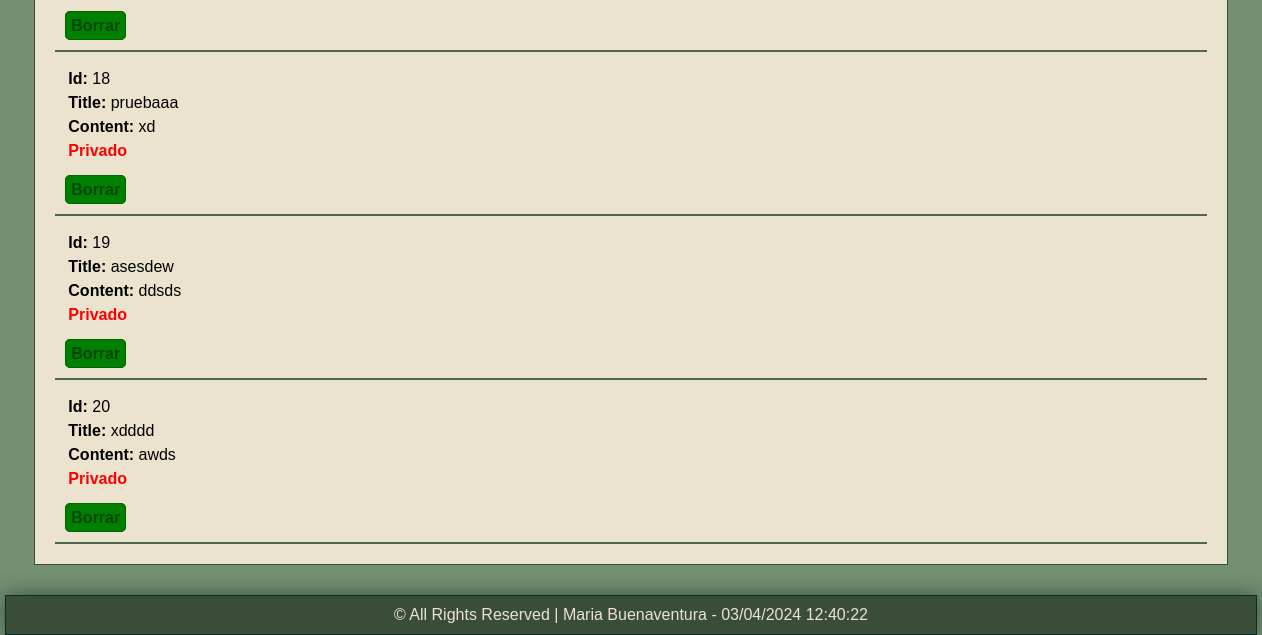
/mostrar_articulos/ (lower part), run on an earlier commit of the app's database.
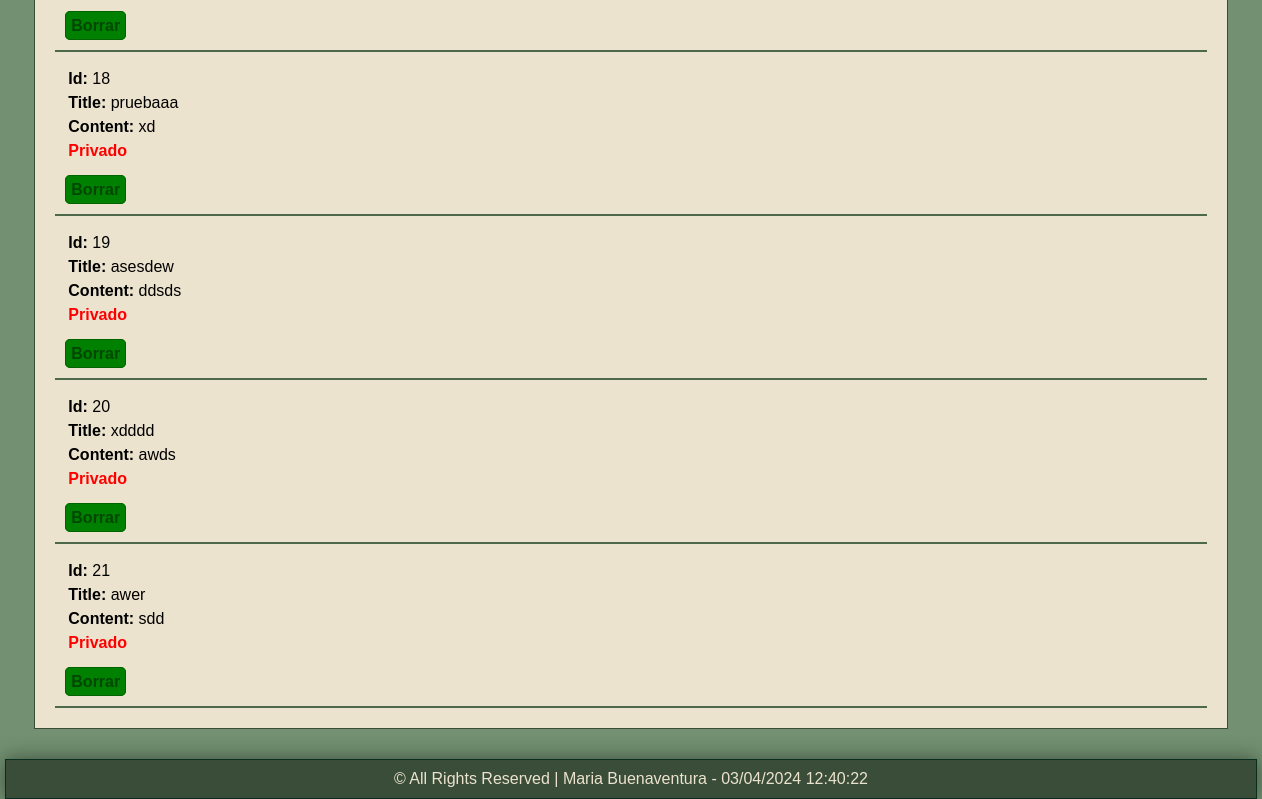
And on a later commit of the database.
### actividad1/models.py (models this page shows, shortened)
class Article(models.Model):
    title = models.CharField(max_length=100)
    content = models.TextField()
    public = models.BooleanField()
    create_date = models.DateTimeField(auto_now_add=True) #Para obtener la fecha de creacion
    update_date = models.DateTimeField(auto_now = True) #Para obtener la fecha de actualización
    class Meta:
        verbose_name = "Article"
        verbose_name_plural = "Articles"
        ordering = ['id']

### actividad1/views.py (the view)
# urls.py: path('mostrar_articulos/', actividad1.views.mostrar_articulos, name="mostrarArticulos"),
def mostrar_articulos(request):
    articulos = Article.objects.raw("SELECT * FROM actividad1_article")
    return render(request, 'articulos.html', {
        'articulos':articulos,
    })

### pages/context_processors.py (called while the page is built)
def get_pages(request):
    pages = Pages.objects.values_list('id', 'title', 'slug')
    return {
        'pages' : pages
    }

### actividad1/templates/articulos.html (shortened to what this page needs)
{%extends 'layout.html'%}
{%load static%}
{% block content %}
    <br>
    <br>
    <div class="articulos">
        <ul>
            {% for article in articulos%}
            <li>
                <p><strong>Id:</strong> {{article.id}} </p>
                <p><strong>Title:</strong> {{article.title}} </p>
                <p><strong>Content:</strong> {{article.content}} </p>
                {% if articulos.public %}
                    <p style="color: green;"><strong>Publicado</strong></p>
                {% else %}
                    <p style="color: red;"><strong>Privado</strong></p>
                {% endif %}
                <br>
                <a href={% url "eliminarArticulo" article.id%}>Borrar</a>
            </li>
            <hr>
            {% endfor %}
        </ul>
    </div>
{% endblock %}

What changed in the data, as far as the page shows it:
added Article: id "21", title "awer", content "sdd", shows "Privado"
